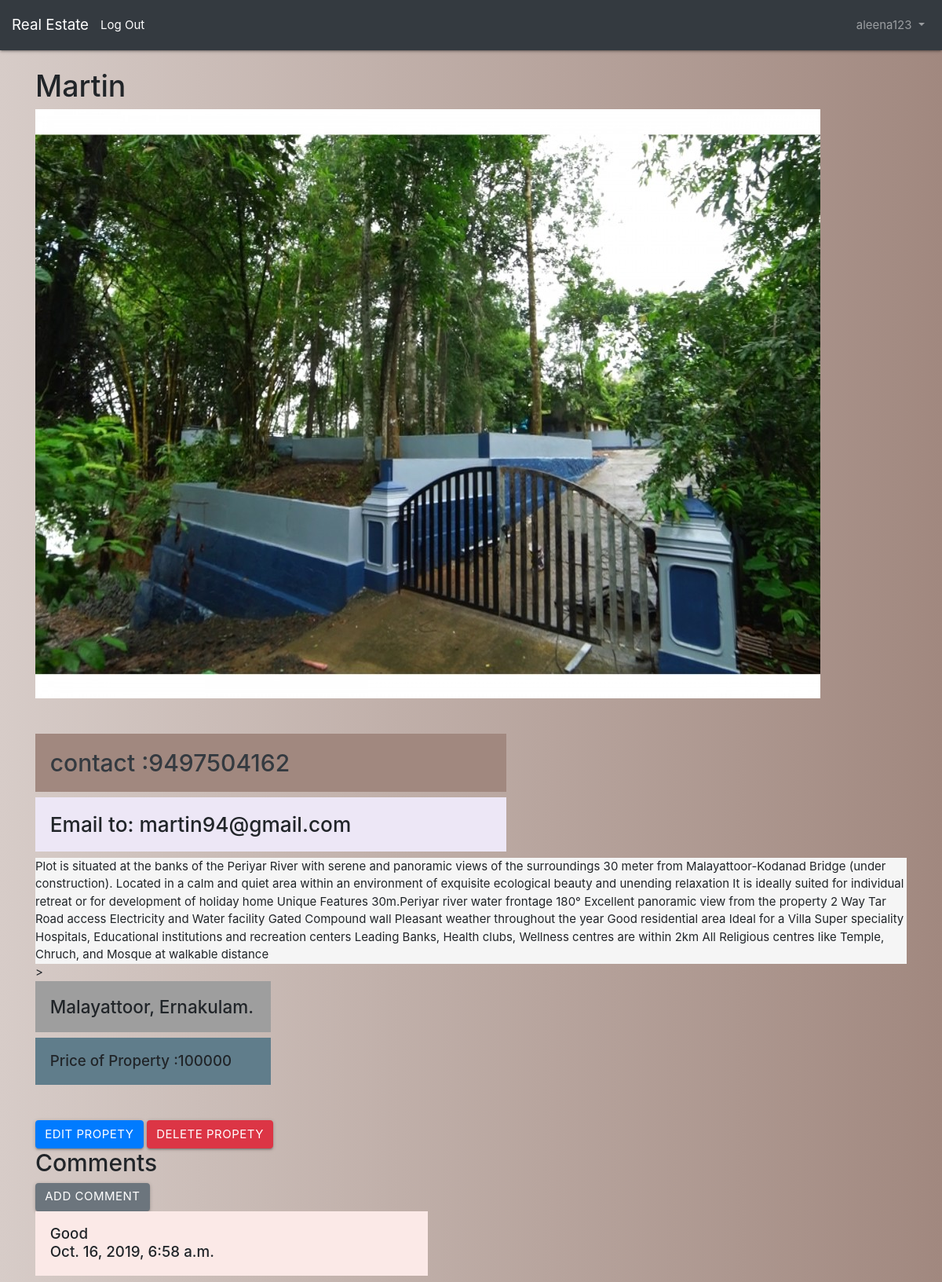
The page /detail/2/ (signed in) on the database its author committed.
### users/models.py (models this page shows)
class CustomUser(AbstractUser):
	TYPE = [
			('Seller','seller'),
			('Buyer','buyer'),
		]
	category= models.CharField(max_length=40,choices=TYPE)
	mobile_number=models.CharField(max_length=10,blank=True)

### realtors/models.py (models this page shows, shortened)
class Realtor(models.Model):
  bedroom_choices = {
  				'1':1,
  				'2':2,
  				'3':3,
  				'4':4,
  				'5':5,
   					}
  price_choices = {
  				'100000':'$100,000',
  				'200000':'$200,000',
  				'300000':'$300,000',
  				'400000':'$400,000',
					}
  District_choices = {
        		'TVM' : 'Thiruvananthapuram',
        		'ALP' :	'Alappuzha',
        		'KTM' :	'Kottayam',
        		'IDK' :	'Idukki',
        		'ERKLM'	:'Ernakulam,'
       				}
  class Meta:
    verbose_name = 'Realtor'
  owner_name = models.CharField(max_length=200)
  photo = models.ImageField(upload_to='photos/%Y/%m/%d/')
  description = models.TextField(blank=True)
  phone = models.CharField(max_length=20)
  email = models.CharField(max_length=50)
  details = models.TextField(blank =True)
  price = models.PositiveIntegerField(default=100000)
  created_date = models.DateTimeField(auto_now_add=True,editable=False,blank=False,null=False)
  owner = models.ForeignKey(get_user_model(),on_delete=models.CASCADE)

class Comment(models.Model):
  post = models.ForeignKey('realtors.Realtor', on_delete=models.CASCADE, related_name='comments')
  comment = models.TextField()
  created_date = models.DateTimeField(auto_now_add=True,editable=False,blank=False,null=False)
  approved_comment = models.BooleanField(default=False)

### realtors/views.py (the view)
# urls.py: path('detail/<int:pk>/',PropertyDetailView.as_view(),name = 'detail'),
class PropertyDetailView( DetailView):
	model = Realtor
	template_name ='detail.html'

### templates/detail.html (shortened to what this page needs)
{% extends 'base.html' %}
{% load static %}
	{% block body %}
	<h1 class ="text-bold"> {{ realtor.owner_name}} </h1>
<div class="portrait">
	<img  src="{{ realtor.photo.url}}" alt=" ">
</div>
	<div >
	<h2 class= " card-body bg-#a1887f brown lighten-2 text-dark mt-5" style="width: 40rem;"> contact :{{ realtor.phone }} </h2>
	<h3 class= " card-body bg-#ede7f6 deep-purple lighten-5" style="width: 40rem;">Email to: {{ realtor.email }}</h3>
</div>
			<div class="text-#f5f5f5 grey lighten-4" > {{ realtor.description }}</div>>
<h4 class= " card-body bg-#fafafa grey lighten-5mt-4" style="width: 20rem;"> {{ realtor.details }}</h4>
<h5 class=" card-body bg-#eceff1 blue-grey lighten-5mt-4" style="width: 20rem;">
	 Price of Property :{{ realtor.price }}</h5>
{% if request.user.is_authenticated %}
<div class="mt-5">
	<a class="btn btn-primary" href = "{% url 'edit' realtor.id %}"role="button">Edit Propety  </a>
	<a class="btn btn-danger" href ="{% url 'delete' realtor.id %}"role="button">Delete Propety   </a>
</div>
<h2>
	Comments </h2>
	<a class="btn btn-secondary" href ="{% url 'comment' realtor.id %}"role="button">Add Comment </a>
{% for comment in realtor.comments.all %}
    <div class="d-flex flex-column">
       <div><h5 class="card-body bg-#fbe9e7 deep-orange lighten-5" style ="width:500px;">
          <div class="comment">{{ comment.comment }}</div>
        <div class="date">{{ comment.created_date }}</div>
    </div>
</div>
{% endfor %}
{% endif %}
{% endblock body %}

### templates/base.html (shortened to what this page needs)
{% load static %}
<!DOCTYPE html>
<html lang="en">
  <head>
      <link rel="stylesheet" href="https://cdnjs.cloudflare.com/ajax/libs/materialize/1.0.0/css/materialize.min.css">
    <link rel="stylesheet" href="https://stackpath.bootstrapcdn.com/bootstrap/4.1.3/css/bootstrap.min.css">
    <link rel="stylesheet" href="{% static 'css/base.css' %}">
    <link href="https://stackpath.bootstrapcdn.com/bootstrap/4.3.1/css/bootstrap.min.css" rel="stylesheet">
  </head>
  <body>
    <nav class="navbar navbar-expand-md navbar-dark bg-dark mb-4">
      <a class="navbar-brand" href="{% url 'home' %}">Real Estate </a>
      <div class="collapse navbar-collapse" id="navbarCollapse">
        {% if user.is_authenticated %}
           <a href="{% url 'logout' %}">Log Out</a>
          <ul class="navbar-nav ml-auto">
            <li class="nav-item">
              <a class="nav-link dropdown-toggle" href="#" id="userMenu"\\
              data-toggle="dropdown" aria-haspopup="true" aria-expanded\\
              ="false">
                {{ user.username }}
              </a>
            </li>
          </ul>
        {% endif %}
      </div>
    </nav>
    <div class="container">
      {% block body %}
      {% endblock body %}
    </div>
  </body>
</html>

### static/css/base.css (style rules this page uses)
body { background: linear-gradient(to right, #d7ccc8, #a1887f); height: 100%; margin: 0; background-repeat: no-repeat; background-attachment: fixed; }

### rows shown on the page
CustomUser: username "aleena123"
Realtor: owner_name "Martin", photo (picture), phone "9497504162", email "martin94@gmail.com", description "Plot is situated at the banks of the Periyar River with serene and panoramic views of the surroundings 30 meter from Malayattoor-Kodanad Bridge (under construction). Located in a calm and quiet area within an environment of exquisite ecological beauty and unending relaxation It is ideally suited for individual retreat or for development of holiday home Unique Features 30m.Periyar river water frontage 180° Excellent panoramic view from the property 2 Way Tar Road access Electricity and Water facility Gated Compound wall Pleasant weather throughout the year Good residential area Ideal for a Villa Super speciality Hospitals, Educational institutions and recreation centers Leading Banks, Health…", details "Malayattoor, Ernakulam.", price "100000"
Comment: comment "Good", created_date "Oct. 16, 2019, 6:58 a.m."
